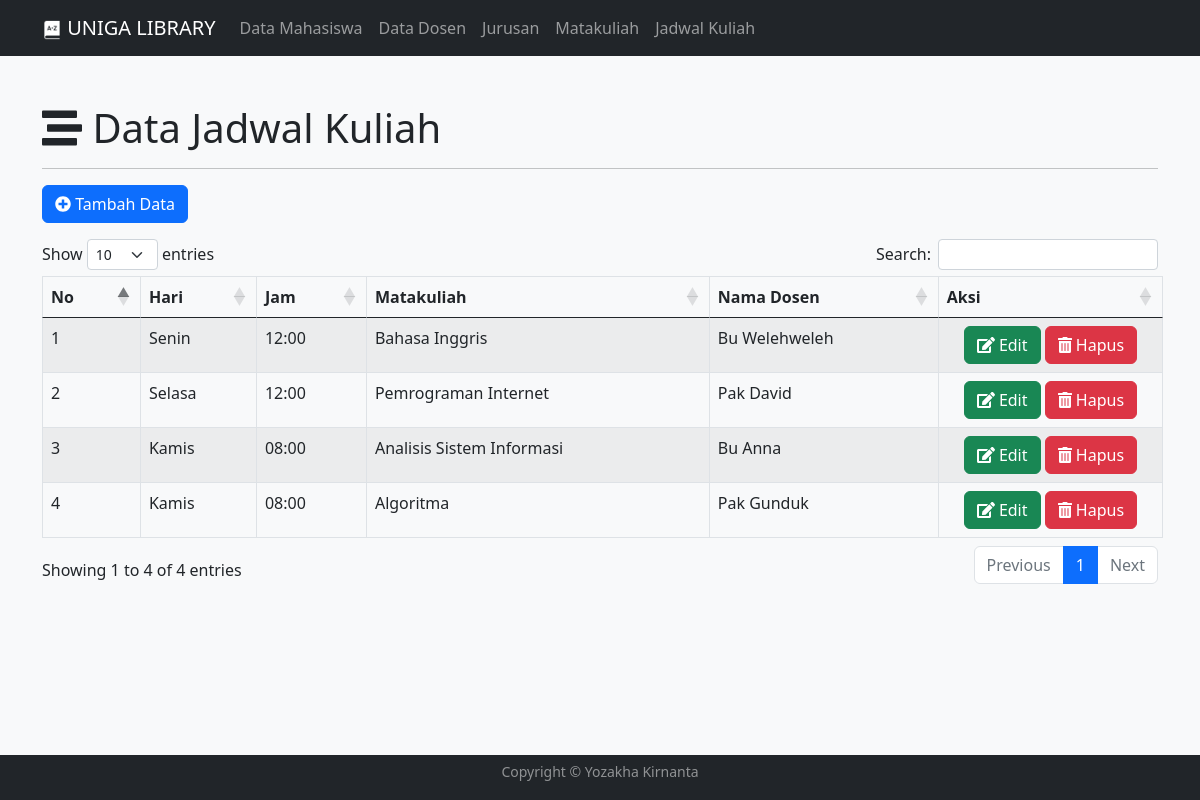
The page /perpusuniga_21510015/jadwalkuliah.php on the database its author committed.
### tables this page shows
CREATE TABLE `t_jadwalkuliah` (
  `id_jadwal` int(4) NOT NULL,
  `hari` enum('Senin','Selasa','Rabu','Kamis','Jumat') NOT NULL,
  `jam` time NOT NULL,
  `id_matkul` int(11) NOT NULL,
  `id_dosen` int(11) NOT NULL
);

CREATE TABLE `t_matakuliah` (
  `id_matkul` int(4) NOT NULL,
  `nama_matkul` varchar(30) NOT NULL
);

CREATE TABLE `t_dosen` (
  `id_dosen` int(4) NOT NULL,
  `nama_dosen` varchar(30) NOT NULL,
  `alamat` text NOT NULL,
  `telepon` varchar(13) NOT NULL
);

### perpusuniga_21510015/config/controller.php (called while the page is built, shortened)
<?php
function select($query){
    global $koneksi;
    $result = mysqli_query($koneksi, $query);
    $rows = [];
    while ($row = mysqli_fetch_assoc($result)){
        $rows[] = $row;
    }
    return $rows;
}

### perpusuniga_21510015/jadwalkuliah.php (the view)
<?php
include "layout/header.php";
$data_jadwal = select("SELECT * FROM t_jadwalkuliah
                       INNER JOIN t_matakuliah ON t_jadwalkuliah.id_matkul = t_matakuliah.id_matkul
                       INNER JOIN t_dosen ON t_jadwalkuliah.id_dosen = t_dosen.id_dosen
                       ORDER BY id_jadwal ASC");
?>
<div class="container mt-5">
    <h1><i class="fas fa-stream"></i> Data Jadwal Kuliah</h1>
    <hr>
    <a href="tambah-jadwalkuliah.php" class="btn btn-primary mb-3"><i class="fas fa-plus-circle"></i> Tambah Data</a>
    <table id="table" class="table table-bordered table-striped mt-3">
        <thead>
            <tr>
                <td><b>No</td>
                <td><b>Hari</td>
                <td><b>Jam</td>
                <td><b>Matakuliah</td>
                <td><b>Nama Dosen</td>
                <td><b>Aksi</td>
            </tr>
        </thead>
        <tbody>
            <?php $no = 1; ?>
            <?php foreach ($data_jadwal as $jadwalkuliah):   ?>
            <tr>
                <td><?= $no++; ?></td>
                <td><?= $jadwalkuliah['hari']; ?></td>
                <td><?= date('H:i', strtotime($jadwalkuliah['jam'])); ?></td>
                <td><?= $jadwalkuliah['nama_matkul']; ?></td>
                <td><?= $jadwalkuliah['nama_dosen']; ?></td>
                <td width="20%" class="text-center">
                    <a href="ubah-jadwalkuliah.php?id_jadwal=<?= $jadwalkuliah['id_jadwal'];?>"
                        class="btn btn-success"><i class="fas fa-edit"></i> Edit</a>
                    <a href="hapus-jadwalkuliah.php?id_jadwal=<?= $jadwalkuliah['id_jadwal'];?>" class="btn btn-danger"><i class="fas fa-trash-alt"></i> Hapus</a>
                </td>
            </tr>
            <?php endforeach; ?>
        </tbody>
    </table>
</div>
<?php
include "layout/footer.php";
?>

### perpusuniga_21510015/layout/header.php (shortened to what this page needs)
<!doctype html>
<html lang="en">
<head>
    <link href="https://cdn.jsdelivr.net/npm/bootstrap@5.0.2/dist/css/bootstrap.min.css" rel="stylesheet"
>
    <link rel="stylesheet" href="https://cdnjs.cloudflare.com/ajax/libs/twitter-bootstrap/5.2.0/css/bootstrap.min.css">
    <link rel="stylesheet" href="https://cdn.datatables.net/1.12.1/css/dataTables.bootstrap5.min.css">
    <link rel="stylesheet" href="https://cdn.jsdelivr.net/npm/sweetalert2@11/dist/sweetalert2.min.css">
</head>
<body>
    <div>
        <nav class="navbar navbar-expand-lg navbar-dark bg-dark">
            <div class="container">
                <a class="navbar-brand"><img src="layout/book.png" style="width: 20px" /> UNIGA LIBRARY</a>
                <div class="collapse navbar-collapse" id="navbarNav">
                    <ul class="navbar-nav">
                        <li class="nav-item">
                            <a class="nav-link" aria-current="page" href="index.php">Data Mahasiswa</a>
                        </li>
                        <li class="nav-item">
                            <a class="nav-link" href="dosen.php">Data Dosen</a>
                        </li>
                        <li class="nav-item">
                            <a class="nav-link" href="jurusan.php">Jurusan</a>
                        </li>
                        <li class="nav-item">
                            <a class="nav-link" href="matkul.php">Matakuliah</a>
                        </li>
                        <li class="nav-item">
                            <a class="nav-link" href="jadwalkuliah.php">Jadwal Kuliah</a>
                        </li>
                    </ul>
                </div>
            </div>
        </nav>
    </div>

### perpusuniga_21510015/layout/footer.php (shortened to what this page needs)
<footer id="sticky-footer" class="flex-shrink-0 py-1 bg-dark text-white-50">
    <div class="container text-center">
      <small>Copyright &copy; Yozakha Kirnanta</small>
    </div>
  </footer>
</body>
</html>

### perpusuniga_21510015/layout/header.php (style rules this page uses)
:root { --bs-body-bg: #f8f9fa; }
footer { position: fixed; height: 45px; bottom: 0; width: 100%; }

### rows shown on the page
t_jadwalkuliah: hari "Senin", jam "12:00", id_matkul.nama_matkul "Bahasa Inggris", id_dosen.nama_dosen "Bu Welehweleh"
t_jadwalkuliah: hari "Selasa", jam "12:00", id_matkul.nama_matkul "Pemrograman Internet", id_dosen.nama_dosen "Pak David"
t_jadwalkuliah: hari "Kamis", jam "08:00", id_matkul.nama_matkul "Analisis Sistem Informasi", id_dosen.nama_dosen "Bu Anna"
t_jadwalkuliah: hari "Kamis", jam "08:00", id_matkul.nama_matkul "Algoritma", id_dosen.nama_dosen "Pak Gunduk"
